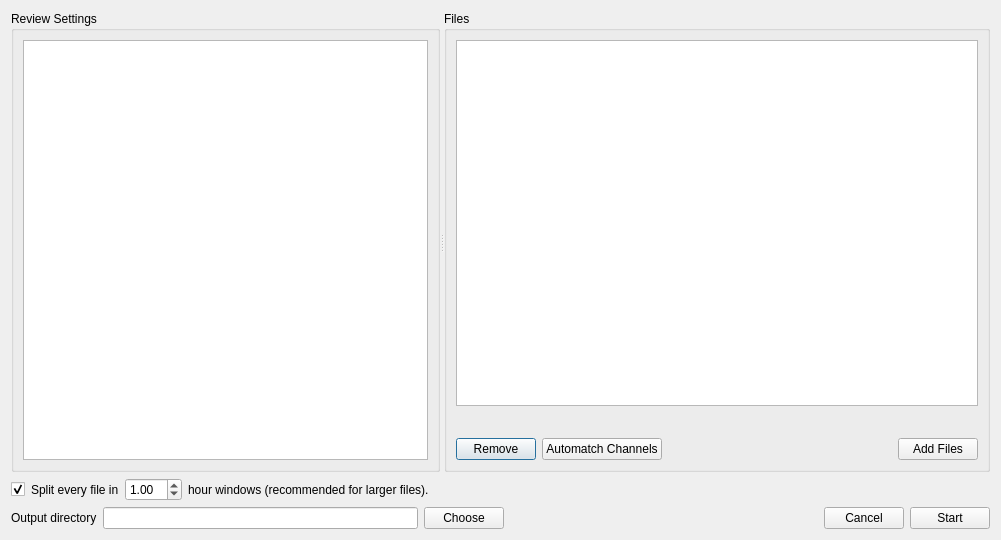
<?xml version="1.0" encoding="UTF-8"?>
<ui version="4.0">
 <class>BatchDialog</class>
 <widget class="QDialog" name="BatchDialog">
  <property name="geometry">
   <rect>
    <x>0</x>
    <y>0</y>
    <width>1001</width>
    <height>540</height>
   </rect>
  </property>
  <property name="sizePolicy">
   <sizepolicy hsizetype="Preferred" vsizetype="Minimum">
    <horstretch>0</horstretch>
    <verstretch>0</verstretch>
   </sizepolicy>
  </property>
  <property name="windowTitle">
   <string>Batch Processing</string>
  </property>
  <layout class="QVBoxLayout" name="verticalLayout_3">
   <item>
    <widget class="QSplitter" name="splitter">
     <property name="sizePolicy">
      <sizepolicy hsizetype="Expanding" vsizetype="Expanding">
       <horstretch>0</horstretch>
       <verstretch>0</verstretch>
      </sizepolicy>
     </property>
     <property name="orientation">
      <enum>Qt::Horizontal</enum>
     </property>
     <widget class="QGroupBox" name="groupBox">
      <property name="title">
       <string>Review Settings</string>
      </property>
      <layout class="QVBoxLayout" name="verticalLayout_2">
       <item>
        <widget class="QTreeWidget" name="settingsTreeWidget">
         <property name="sizePolicy">
          <sizepolicy hsizetype="Expanding" vsizetype="Expanding">
           <horstretch>0</horstretch>
           <verstretch>0</verstretch>
          </sizepolicy>
         </property>
         <property name="indentation">
          <number>10</number>
         </property>
         <property name="rootIsDecorated">
          <bool>true</bool>
         </property>
         <property name="headerHidden">
          <bool>true</bool>
         </property>
         <property name="columnCount">
          <number>2</number>
         </property>
         <column>
          <property name="text">
           <string notr="true">1</string>
          </property>
         </column>
         <column>
          <property name="text">
           <string notr="true">2</string>
          </property>
         </column>
        </widget>
       </item>
      </layout>
     </widget>
     <widget class="QGroupBox" name="groupBox_2">
      <property name="title">
       <string>Files</string>
      </property>
      <layout class="QVBoxLayout" name="verticalLayout">
       <item>
        <widget class="FilenameWidget" name="filenameTreeView">
         <property name="sizePolicy">
          <sizepolicy hsizetype="Expanding" vsizetype="Expanding">
           <horstretch>0</horstretch>
           <verstretch>0</verstretch>
          </sizepolicy>
         </property>
        </widget>
       </item>
       <item>
        <layout class="QHBoxLayout" name="horizontalLayout_2">
         <item>
          <widget class="QLabel" name="filesLabel">
           <property name="font">
            <font>
             <pointsize>11</pointsize>
            </font>
           </property>
           <property name="text">
            <string/>
           </property>
          </widget>
         </item>
         <item>
          <spacer name="horizontalSpacer_2">
           <property name="orientation">
            <enum>Qt::Horizontal</enum>
           </property>
           <property name="sizeHint" stdset="0">
            <size>
             <width>40</width>
             <height>20</height>
            </size>
           </property>
          </spacer>
         </item>
        </layout>
       </item>
       <item>
        <layout class="QHBoxLayout" name="horizontalLayout_3">
         <item>
          <widget class="QPushButton" name="removeItemsButton">
           <property name="text">
            <string>Remove</string>
           </property>
          </widget>
         </item>
         <item>
          <widget class="QPushButton" name="automatchButton">
           <property name="text">
            <string>Automatch Channels</string>
           </property>
          </widget>
         </item>
         <item>
          <spacer name="horizontalSpacer_3">
           <property name="orientation">
            <enum>Qt::Horizontal</enum>
           </property>
           <property name="sizeHint" stdset="0">
            <size>
             <width>40</width>
             <height>20</height>
            </size>
           </property>
          </spacer>
         </item>
         <item>
          <widget class="QPushButton" name="fileDialogButton">
           <property name="text">
            <string>Add Files</string>
           </property>
          </widget>
         </item>
        </layout>
       </item>
      </layout>
     </widget>
    </widget>
   </item>
   <item>
    <layout class="QHBoxLayout" name="horizontalLayout_4">
     <item>
      <widget class="QCheckBox" name="splitCheckBox">
       <property name="text">
        <string/>
       </property>
       <property name="checked">
        <bool>true</bool>
       </property>
      </widget>
     </item>
     <item>
      <widget class="QLabel" name="splitLabel1">
       <property name="text">
        <string>Split every file in</string>
       </property>
      </widget>
     </item>
     <item>
      <widget class="QDoubleSpinBox" name="splitSpinBox">
       <property name="value">
        <double>1.000000000000000</double>
       </property>
      </widget>
     </item>
     <item>
      <widget class="QLabel" name="splitLabel2">
       <property name="text">
        <string>hour windows (recommended for larger files).</string>
       </property>
      </widget>
     </item>
     <item>
      <spacer name="horizontalSpacer_4">
       <property name="orientation">
        <enum>Qt::Horizontal</enum>
       </property>
       <property name="sizeHint" stdset="0">
        <size>
         <width>40</width>
         <height>20</height>
        </size>
       </property>
      </spacer>
     </item>
    </layout>
   </item>
   <item>
    <layout class="QHBoxLayout" name="horizontalLayout">
     <property name="sizeConstraint">
      <enum>QLayout::SetDefaultConstraint</enum>
     </property>
     <item>
      <widget class="QLabel" name="label">
       <property name="text">
        <string>Output directory</string>
       </property>
      </widget>
     </item>
     <item>
      <widget class="QLineEdit" name="outputDirLineEdit"/>
     </item>
     <item>
      <widget class="QPushButton" name="outputDirButton">
       <property name="text">
        <string>Choose</string>
       </property>
      </widget>
     </item>
     <item>
      <spacer name="horizontalSpacer">
       <property name="orientation">
        <enum>Qt::Horizontal</enum>
       </property>
       <property name="sizeType">
        <enum>QSizePolicy::Expanding</enum>
       </property>
       <property name="sizeHint" stdset="0">
        <size>
         <width>40</width>
         <height>20</height>
        </size>
       </property>
      </spacer>
     </item>
     <item>
      <widget class="QPushButton" name="cancelButton">
       <property name="text">
        <string>Cancel</string>
       </property>
      </widget>
     </item>
     <item>
      <widget class="QPushButton" name="startButton">
       <property name="text">
        <string>Start</string>
       </property>
      </widget>
     </item>
    </layout>
   </item>
  </layout>
 </widget>
 <customwidgets>
  <customwidget>
   <class>FilenameWidget</class>
   <extends>QTreeView</extends>
   <header>filenamewidget.h</header>
  </customwidget>
 </customwidgets>
 <resources/>
 <connections/>
</ui>
